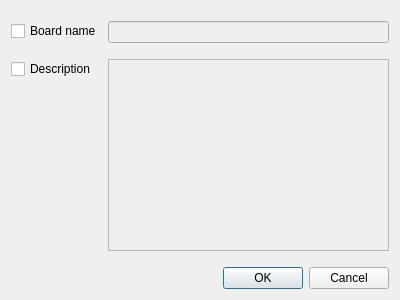
<?xml version="1.0" encoding="UTF-8"?>
<ui version="4.0">
 <class>BoardDetailsDialog</class>
 <widget class="QDialog" name="BoardDetailsDialog">
  <property name="geometry">
   <rect>
    <x>0</x>
    <y>0</y>
    <width>400</width>
    <height>300</height>
   </rect>
  </property>
  <property name="windowTitle">
   <string>Dialog</string>
  </property>
  <layout class="QVBoxLayout" name="verticalLayout">
   <item>
    <layout class="QFormLayout" name="formLayout">
     <item row="0" column="1">
      <widget class="QLineEdit" name="boardNameLineEdit">
       <property name="enabled">
        <bool>false</bool>
       </property>
       <property name="readOnly">
        <bool>false</bool>
       </property>
      </widget>
     </item>
     <item row="1" column="1">
      <widget class="QTextEdit" name="descriptionTextEdit">
       <property name="enabled">
        <bool>false</bool>
       </property>
       <property name="readOnly">
        <bool>false</bool>
       </property>
      </widget>
     </item>
     <item row="0" column="0">
      <widget class="QCheckBox" name="boardNameCheckBox">
       <property name="text">
        <string>Board name</string>
       </property>
      </widget>
     </item>
     <item row="1" column="0">
      <widget class="QCheckBox" name="descriptionCheckBox">
       <property name="text">
        <string>Description</string>
       </property>
      </widget>
     </item>
    </layout>
   </item>
   <item>
    <widget class="QDialogButtonBox" name="buttonBox">
     <property name="orientation">
      <enum>Qt::Horizontal</enum>
     </property>
     <property name="standardButtons">
      <set>QDialogButtonBox::Cancel|QDialogButtonBox::Ok</set>
     </property>
    </widget>
   </item>
  </layout>
 </widget>
 <resources/>
 <connections>
  <connection>
   <sender>buttonBox</sender>
   <signal>accepted()</signal>
   <receiver>BoardDetailsDialog</receiver>
   <slot>accept()</slot>
   <hints>
    <hint type="sourcelabel">
     <x>248</x>
     <y>254</y>
    </hint>
    <hint type="destinationlabel">
     <x>157</x>
     <y>274</y>
    </hint>
   </hints>
  </connection>
  <connection>
   <sender>buttonBox</sender>
   <signal>rejected()</signal>
   <receiver>BoardDetailsDialog</receiver>
   <slot>reject()</slot>
   <hints>
    <hint type="sourcelabel">
     <x>316</x>
     <y>260</y>
    </hint>
    <hint type="destinationlabel">
     <x>286</x>
     <y>274</y>
    </hint>
   </hints>
  </connection>
 </connections>
</ui>
